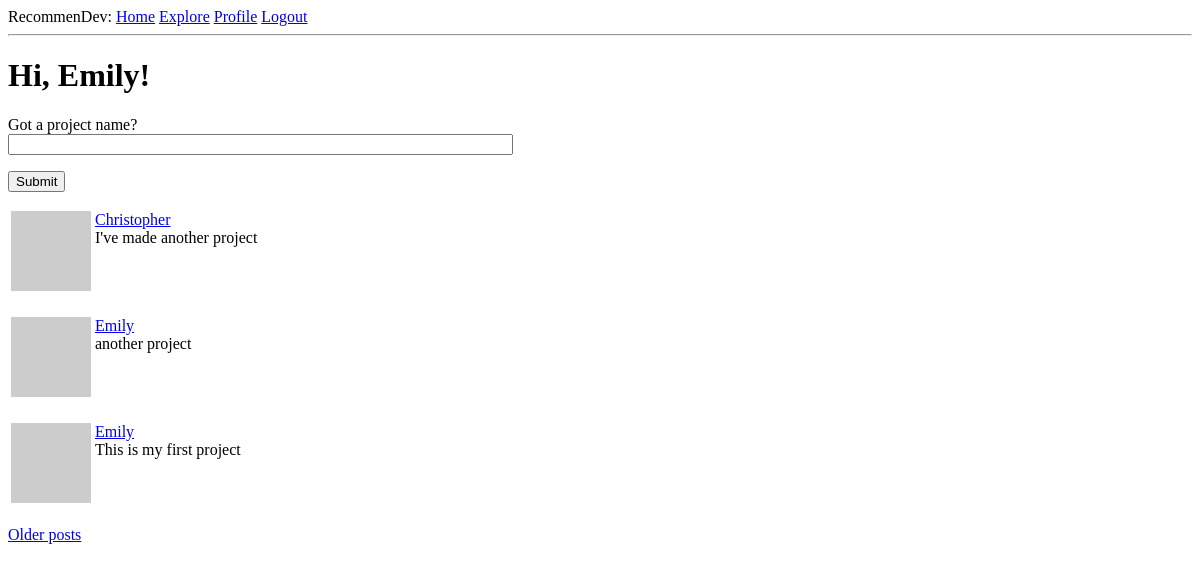
The page /index (signed in) on the database as committed earlier.
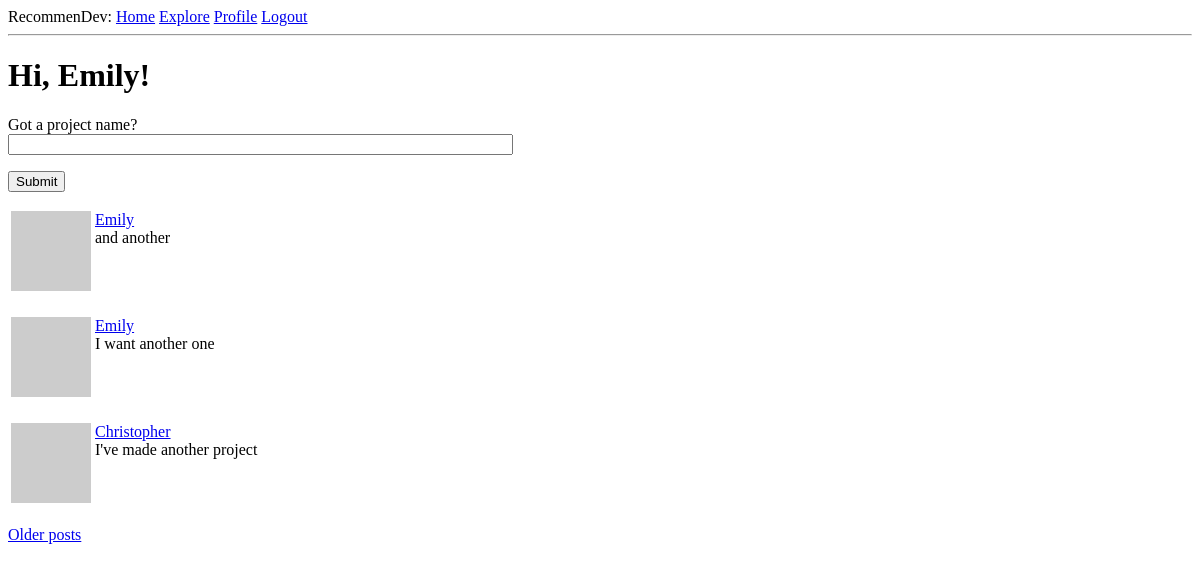
The same page on the database as committed later.
### app/models.py (models this page shows, shortened)
class Project(db.Model):
    id = db.Column(db.Integer, primary_key=True)
    user_id = db.Column(db.Integer, db.ForeignKey('user.id'))
    title = db.Column(db.String(60))
    description = db.Column(db.String(150))
    timestamp = db.Column(db.DateTime, index=True, default=datetime.utcnow)
    language = db.Column(db.String(15))
    git_url = db.Column(db.String(50))
    img_url = db.Column(db.String(50))

class User(UserMixin, db.Model):
    id = db.Column(db.Integer, primary_key=True)
    username = db.Column(db.String(30), index=True, unique=True)
    email = db.Column(db.String(50), index=True, unique=True)
    password_hash = db.Column(db.String(128))
    projects = db.relationship('Project', backref='owner', lazy='dynamic')
    about_me = db.Column(db.String(140))
    last_seen = db.Column(db.DateTime, default=datetime.utcnow)
    followed = db.relationship(
        'User', secondary=followers,
        primaryjoin=(followers.c.follower_id == id),
        secondaryjoin=(followers.c.followed_id == id),
        backref=db.backref('followers', lazy='dynamic'), lazy='dynamic')
    def avatar(self, size):
        digest = md5(self.email.lower().encode('utf-8')).hexdigest()
        return 'https://www.gravatar.com/avatar/{}?d=retro&s={}'.format(digest, size)
    def followed_projects(self):
        followed = Project.query.join(
            followers, (followers.c.followed_id == Project.user_id)).filter(
                followers.c.follower_id == self.id)
        own = Project.query.filter_by(user_id=self.id)
        return followed.union(own).order_by(Project.timestamp.desc())

### app/routes.py (the view)
@app.route('/', methods=['GET', 'POST'])
@app.route('/index', methods=['GET', 'POST'])
@login_required
def index():
    form = ProjectForm()
    if form.validate_on_submit():
        project = Project(title=form.title.data, owner=current_user)
        db.session.add(project)
        db.session.commit()
        flash('Project created!')
        return redirect(url_for('index'))
    page = request.args.get('page', 1, type=int)
    projects = current_user.followed_projects().paginate(page, app.config['POSTS_PER_PAGE'], False)
    next_url = url_for('index', page=projects.next_num) \
        if projects.has_next else None
    prev_url = url_for('index', page=projects.prev_num) \
        if projects.has_prev else None
    return render_template('index.html', title='Home', form=form, projects=projects.items, next_url=next_url, prev_url=prev_url)

### app/forms.py
class ProjectForm(FlaskForm):
    title = StringField('Got a project name?', validators=[DataRequired(), Length(min=1, max=60)])
    submit = SubmitField('Submit')

### app/models.py (called while the page is built)
@login.user_loader
def load_user(id):
    return User.query.get(int(id))

### app/routes.py (called while the page is built)
@app.before_request
def before_request():
    if current_user.is_authenticated:
        current_user.last_seen = datetime.utcnow()
        db.session.commit()

### app/templates/index.html (shortened to what this page needs)
{% extends "base.html" %}
{% block content %}
    <h1>Hi, {{ current_user.username }}!</h1>
    {% if form %}
    <form action ="" method="post">
        <p>
            {{ form.title.label }}<br>
            {{ form.title(size=60) }}<br>
        </p>
        <p>{{ form.submit() }}</p>
    </form>
    {% endif %}
    {% for project in projects %}
    <p>
        {% include '_project.html' %}
    </p>
    {% endfor %}
    {% if next_url %}
    <a href="{{ next_url }}">Older posts</a>
    {% endif %}
{% endblock %}

### app/templates/_project.html
<table>
    <tr valign="top">
        <td><img src="{{ project.owner.avatar(36) }}"></td>
        <td>
            <a href="{{ url_for('user', username=project.owner.username) }}">
                {{ project.owner.username }}
            </a>
            <br>{{ project.title }}
        </td>
    </tr>
</table>

Rows that differ between the two databases and show on the page:
no longer on this page (row unchanged): Project: owner.username "Emily", title "another project"
no longer on this page (row unchanged): Project: owner.username "Emily", title "This is my first project"
added Project: owner.username "Emily", title "and another"
added Project: owner.username "Emily", title "I want another one"
